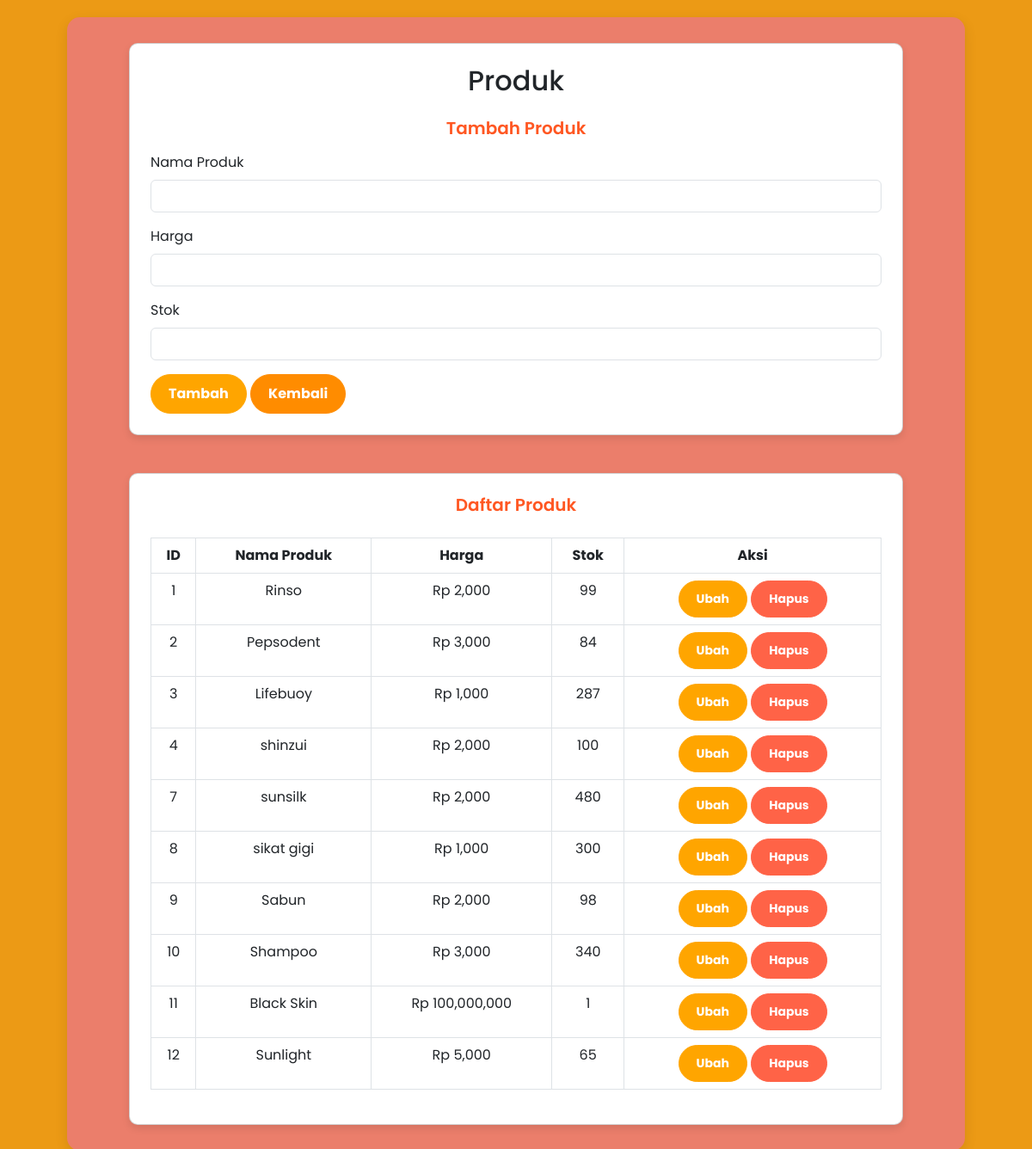
/produk.php, run on the app's committed database.
### tables this page shows
CREATE TABLE `produk` (
  `ProdukID` int(11) NOT NULL,
  `NamaProduk` varchar(255) DEFAULT NULL,
  `Harga` decimal(12,2) DEFAULT NULL,
  `Stok` int(11) DEFAULT NULL
);

### produk.php (the view, shortened to what this page needs)
<?php
include "koneksi.php";
$result = mysqli_query($conn, "SELECT * FROM produk");
?>
<!DOCTYPE html>
<html lang="id">
<head>
    <link href="https://cdn.jsdelivr.net/npm/bootstrap@5.3.0/dist/css/bootstrap.min.css" rel="stylesheet">
    <link rel="stylesheet" href="style.css">
</head>
<body>
<div class="container">
    <div class="card p-4 mb-4">
    <h2 class="text-center mb-4">Produk</h2>
        <h5 class="mb-3">Tambah Produk</h5>
        <form method="POST">
            <div class="mb-3">
                <label class="form-label">Nama Produk</label>
                <input type="text" name="nama" class="form-control" required>
            </div>
            <div class="mb-3">
                <label class="form-label">Harga</label>
                <input type="number" name="harga" class="form-control" required>
            </div>
            <div class="mb-3">
                <label class="form-label">Stok</label>
                <input type="number" name="stok" class="form-control" required>
            </div>
            <button type="submit" name="tambah" class="btn btn-success">Tambah</button>
            <a href="index.php" class="btn btn-dark">Kembali</a>
        </form>
    </div>
    <div class="card p-4">
        <h5 class="mb-3">Daftar Produk</h5>
        <table class="table table-bordered table-hover">
            <thead>
                <tr>
                    <th>ID</th>
                    <th>Nama Produk</th>
                    <th>Harga</th>
                    <th>Stok</th>
                    <th>Aksi</th>
                </tr>
            </thead>
            <tbody>
                <?php while ($row = mysqli_fetch_assoc($result)) { ?>
                    <tr>
                        <td><?= $row['ProdukID'] ?></td>
                        <td><?= $row['NamaProduk'] ?></td>
                        <td>Rp <?= number_format($row['Harga'], ) ?></td>
                        <td><?= $row['Stok'] ?></td>
                        <td>
                            <a href="produk.php?ubah_id=<?= $row['ProdukID'] ?>" class="btn btn-success btn-sm">Ubah</a>
                            <a href="produk.php?hapus=<?= $row['ProdukID'] ?>" class="btn btn-danger btn-sm"
                               onclick="return confirm('Yakin ingin menghapus produk ini?')">Hapus</a>
                        </td>
                    </tr>
                <?php } ?>
            </tbody>
        </table>
    </div>
</div>
</body>
</html>

### style.css (style rules this page uses)
* { margin: 0; padding: 0; box-sizing: border-box; }
body { background-color: #ec9a15; font-family: 'Poppins', sans-serif; display: flex; justify-content: center; align-items: center; min-height: 100vh; padding: 20px; }
.container { width: 90%; max-width: 1100px; background-color: #eb7e6b; padding: 30px; border-radius: 15px; box-shadow: 0px 5px 15px rgba(0, 0, 0, 0.1); display: flex; flex-direction: column; gap: 20px; align-items: center; }
.card { width: 100%; max-width: 900px; border-radius: 10px; box-shadow: 0px 4px 10px rgba(0, 0, 0, 0.1); padding: 20px; }
h5 { color: #FF5722; font-weight: 600; text-align: center; margin-bottom: 15px; }
.table { width: 100%; border-collapse: collapse; margin-top: 10px; text-align: center; }
.table thead { background-color: #FF7043; color: white; }
.table tbody tr { transition: 0.3s; }
.btn { border-radius: 25px; padding: 10px 20px; font-weight: bold; transition: 0.3s; text-align: center; }
.btn-success { background-color: #FFA500; border-color: #FFA500; color: white; }
.btn-danger { background-color: #FF6347; border-color: #FF6347; color: white; }
.btn-dark { background-color: #FF8C00; border-color: #FF8C00; color: white; }

### data on the page
produk: ProdukID "1", NamaProduk "Rinso", Harga "2,000", Stok "99"
produk: ProdukID "2", NamaProduk "Pepsodent", Harga "3,000", Stok "84"
produk: ProdukID "3", NamaProduk "Lifebuoy", Harga "1,000", Stok "287"
produk: ProdukID "4", NamaProduk "shinzui", Harga "2,000", Stok "100"
produk: ProdukID "7", NamaProduk "sunsilk", Harga "2,000", Stok "480"
produk: ProdukID "8", NamaProduk "sikat gigi", Harga "1,000", Stok "300"
produk: ProdukID "9", NamaProduk "Sabun", Harga "2,000", Stok "98"
produk: ProdukID "10", NamaProduk "Shampoo", Harga "3,000", Stok "340"
produk: ProdukID "11", NamaProduk "Black Skin", Harga "100,000,000", Stok "1"
produk: ProdukID "12", NamaProduk "Sunlight", Harga "5,000", Stok "65"
